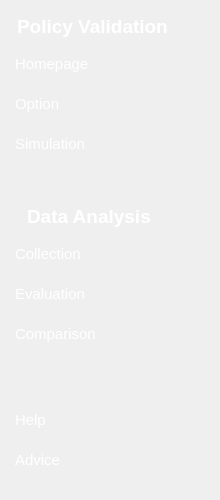
    <widget class="QFrame" name="Action_bar">
     <property name="styleSheet">
      <string notr="true">QFrame#Action_bar {
    background-color: qlineargradient(x0:0, y0:0, x2:0, y2:1, stop:0 rgb(85, 170, 255), stop:1 rgb(85, 85, 255));
}</string>
     </property>
     <layout class="QVBoxLayout" name="verticalLayout" stretch="1,0,0,1,5,0,2">
      <property name="spacing">
       <number>6</number>
      </property>
      <property name="leftMargin">
       <number>0</number>
      </property>
      <property name="topMargin">
       <number>0</number>
      </property>
      <property name="rightMargin">
       <number>0</number>
      </property>
      <property name="bottomMargin">
       <number>0</number>
      </property>
      <item>
       <layout class="QHBoxLayout" name="horizontalLayout_3">
        <property name="topMargin">
         <number>15</number>
        </property>
        <item alignment="Qt::AlignmentFlag::AlignHCenter">
         <widget class="QLabel" name="label">
          <property name="sizePolicy">
           <sizepolicy hsizetype="Preferred" vsizetype="Fixed">
            <horstretch>0</horstretch>
            <verstretch>0</verstretch>
           </sizepolicy>
          </property>
          <property name="maximumSize">
           <size>
            <width>200</width>
            <height>16777215</height>
           </size>
          </property>
          <property name="font">
           <font>
            <family>Segoe UI</family>
            <pointsize>14</pointsize>
            <bold>true</bold>
           </font>
          </property>
          <property name="styleSheet">
           <string notr="true">QLabel{
padding-left: 12px;
  color: rgba(255, 255, 255,255);
}</string>
          </property>
          <property name="text">
           <string>Policy Validation</string>
          </property>
         </widget>
        </item>
        <item>
         <spacer name="horizontalSpacer_29">
          <property name="orientation">
           <enum>Qt::Orientation::Horizontal</enum>
          </property>
          <property name="sizeHint" stdset="0">
           <size>
            <width>40</width>
            <height>20</height>
           </size>
          </property>
         </spacer>
        </item>
       </layout>
      </item>
      <item>
       <widget class="QListWidget" name="listWidget">
        <property name="sizePolicy">
         <sizepolicy hsizetype="Expanding" vsizetype="Fixed">
          <horstretch>0</horstretch>
          <verstretch>0</verstretch>
         </sizepolicy>
        </property>
        <property name="minimumSize">
         <size>
          <width>0</width>
          <height>0</height>
         </size>
        </property>
        <property name="maximumSize">
         <size>
          <width>174</width>
          <height>125</height>
         </size>
        </property>
        <property name="font">
         <font>
          <family>Segoe UI</family>
          <pointsize>11</pointsize>
          <hintingpreference>PreferNoHinting</hintingpreference>
         </font>
        </property>
        <property name="styleSheet">
         <string notr="true">QListView {
    border-radius: 20px;           /* 将列表的外边框设为圆角（20像素）*/
    color: rgba(255, 255, 255,255);     /* 设置默认文字颜色为灰色 */
    background-color: transparent; /* 设置列表的背景为透明 */
}
QListView::item {
    background-color: transparent; /* 每个列表项的背景也是透明的 */
    height: 40px;                 /* 固定每个项的高度为40像素 */
    padding-left: 12px;           /* 项内的文字向左缩进12像素 */
}
QListView::item:hover {
    background-color: rgba(216, 216, 216, 0.5); /* 半透明的浅灰色背景 */
}
QListView::item:selected {
    background-color: rgba(180, 200, 255, 0.6);  /* 淡蓝色半透明背景 */

}
QListView:focus {
    outline: none;
}</string>
        </property>
        <property name="verticalScrollBarPolicy">
         <enum>Qt::ScrollBarPolicy::ScrollBarAlwaysOff</enum>
        </property>
        <property name="horizontalScrollBarPolicy">
         <enum>Qt::ScrollBarPolicy::ScrollBarAlwaysOff</enum>
        </property>
        <item>
         <property name="text">
          <string>Homepage</string>
         </property>
         <property name="whatsThis">
          <string/>
         </property>
         <property name="icon">
          <iconset resource="image.qrc">
           <normaloff>:/icons/icons/CRMEB-首页-线性.png</normaloff>:/icons/icons/CRMEB-首页-线性.png</iconset>
         </property>
        </item>
        <item>
         <property name="text">
          <string>Option</string>
         </property>
         <property name="icon">
          <iconset resource="image.qrc">
           <normaloff>:/icons/icons/齿轮.png</normaloff>:/icons/icons/齿轮.png</iconset>
         </property>
        </item>
        <item>
         <property name="text">
          <string>Simulation</string>
         </property>
         <property name="icon">
          <iconset resource="image.qrc">
           <normaloff>:/icons/icons/播放.png</normaloff>:/icons/icons/播放.png</iconset>
         </property>
        </item>
       </widget>
      </item>
      <item>
       <spacer name="verticalSpacer">
        <property name="orientation">
         <enum>Qt::Orientation::Vertical</enum>
        </property>
        <property name="sizeType">
         <enum>QSizePolicy::Policy::Fixed</enum>
        </property>
        <property name="sizeHint" stdset="0">
         <size>
          <width>20</width>
          <height>30</height>
         </size>
        </property>
       </spacer>
      </item>
      <item>
       <layout class="QHBoxLayout" name="horizontalLayout_2" stretch="0">
        <property name="spacing">
         <number>0</number>
        </property>
        <item>
         <widget class="QLabel" name="label_2">
          <property name="sizePolicy">
           <sizepolicy hsizetype="Preferred" vsizetype="Fixed">
            <horstretch>0</horstretch>
            <verstretch>0</verstretch>
           </sizepolicy>
          </property>
          <property name="maximumSize">
           <size>
            <width>200</width>
            <height>16777215</height>
           </size>
          </property>
          <property name="font">
           <font>
            <family>Segoe UI</family>
            <pointsize>14</pointsize>
            <bold>true</bold>
           </font>
          </property>
          <property name="styleSheet">
           <string notr="true">QLabel{
padding-left: 12px;
  color: rgba(255, 255, 255,255);
}</string>
          </property>
          <property name="text">
           <string>Data Analysis</string>
          </property>
         </widget>
        </item>
       </layout>
      </item>
      <item>
       <widget class="QListWidget" name="listWidget_2">
        <property name="enabled">
         <bool>true</bool>
        </property>
        <property name="sizePolicy">
         <sizepolicy hsizetype="Preferred" vsizetype="Fixed">
          <horstretch>0</horstretch>
          <verstretch>0</verstretch>
         </sizepolicy>
        </property>
        <property name="minimumSize">
         <size>
          <width>0</width>
          <height>0</height>
         </size>
        </property>
        <property name="maximumSize">
         <size>
          <width>220</width>
          <height>120</height>
         </size>
        </property>
        <property name="font">
         <font>
          <family>Segoe UI</family>
          <pointsize>11</pointsize>
         </font>
        </property>
        <property name="styleSheet">
         <string notr="true">QListView {
    border-radius: 20px;           /* 将列表的外边框设为圆角（20像素）*/
    color: rgba(255, 255, 255,255);     /* 设置默认文字颜色为灰色 */
    background-color: transparent; /* 设置列表的背景为透明 */
}
QListView::item {
    background-color: transparent; /* 每个列表项的背景也是透明的 */
    height: 40px;                 /* 固定每个项的高度为40像素 */
    padding-left: 12px;           /* 项内的文字向左缩进12像素 */
}
QListView::item:hover {
    background-color: rgba(216, 216, 216, 0.5); /* 半透明的浅灰色背景 */
}
QListView::item:selected {
    background-color: rgba(180, 200, 255, 0.6);  /* 淡蓝色半透明背景 */
    color: rgba(255, 255, 255, 255);                      /* 深色文字 */
    border-left: 2px solid rgb(35, 149, 255);    /* 左侧添加蓝色指示条 */
}
QListView:focus {
    outline: none;
}</string>
        </property>
        <item>
         <property name="text">
          <string>Collection</string>
         </property>
         <property name="icon">
          <iconset resource="image.qrc">
           <normaloff>:/icons/icons/CRMEB-配送单数-线性.png</normaloff>:/icons/icons/CRMEB-配送单数-线性.png</iconset>
         </property>
        </item>
        <item>
         <property name="text">
          <string>Evaluation</string>
         </property>
         <property name="icon">
          <iconset resource="image.qrc">
           <normaloff>:/icons/icons/深度思考.png</normaloff>:/icons/icons/深度思考.png</iconset>
         </property>
        </item>
        <item>
         <property name="text">
          <string>Comparison</string>
         </property>
         <property name="icon">
          <iconset resource="image.qrc">
           <normaloff>:/icons/icons/分析.png</normaloff>:/icons/icons/分析.png</iconset>
         </property>
        </item>
       </widget>
      </item>
      <item>
       <spacer name="verticalSpacer_2">
        <property name="orientation">
         <enum>Qt::Orientation::Vertical</enum>
        </property>
        <property name="sizeHint" stdset="0">
         <size>
          <width>20</width>
          <height>40</height>
         </size>
        </property>
       </spacer>
      </item>
      <item>
       <widget class="QListWidget" name="listWidget_3">
        <property name="sizePolicy">
         <sizepolicy hsizetype="Fixed" vsizetype="Fixed">
          <horstretch>0</horstretch>
          <verstretch>0</verstretch>
         </sizepolicy>
        </property>
        <property name="minimumSize">
         <size>
          <width>0</width>
          <height>100</height>
         </size>
        </property>
        <property name="maximumSize">
         <size>
          <width>174</width>
          <height>100</height>
         </size>
        </property>
        <property name="font">
         <font>
          <family>Segoe UI</family>
          <pointsize>11</pointsize>
         </font>
        </property>
        <property name="styleSheet">
         <string notr="true">QListView {
    border-radius: 20px;           /* 将列表的外边框设为圆角（20像素）*/
    color: rgba(255, 255, 255,255);     /* 设置默认文字颜色为灰色 */
    background-color: transparent; /* 设置列表的背景为透明 */
}
QListView::item {
    background-color: transparent; /* 每个列表项的背景也是透明的 */
    height: 40px;                 /* 固定每个项的高度为40像素 */
    padding-left: 12px;           /* 项内的文字向左缩进12像素 */
}
QListView::item:hover {
    background-color: rgba(216, 216, 216, 0.5); /* 半透明的浅灰色背景 */
}
QListView::item:selected {
    background-color: rgba(180, 200, 255, 0.6);  /* 淡蓝色半透明背景 */
    color: rgba(255, 255, 255, 255);                      /* 深色文字 */
    border-left: 2px solid rgb(35, 149, 255);    /* 左侧添加蓝色指示条 */
}
QListView:focus {
    outline: none;
}</string>
        </property>
        <item>
         <property name="text">
          <string>Help</string>
         </property>
         <property name="icon">
          <iconset resource="image.qrc">
           <normaloff>:/icons/icons/帮助与说明.png</normaloff>:/icons/icons/帮助与说明.png</iconset>
         </property>
        </item>
        <item>
         <property name="text">
          <string>Advice</string>
         </property>
         <property name="icon">
          <iconset resource="image.qrc">
           <normaloff>:/icons/icons/建议.png</normaloff>:/icons/icons/建议.png</iconset>
         </property>
        </item>
       </widget>
      </item>
     </layout>
    </widget>
